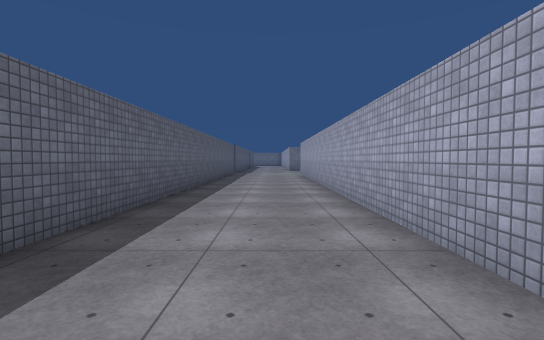
View 1 (above)

24 first-person views from a walk through a scene from a Unity 3-D project. The camera is 1.4 m above the floor, tilts 2° down and sees 85° across. The floor is counted in squares, 2 m on a side. Each view is taken from the middle of a square. On the plan, view 1 faces up. The plan holds only what a view shows up to about 10 squares ahead; the rest is blank. The place goes on beyond the plan. Surface patterns are stand-ins for the level's own textures.

View 2
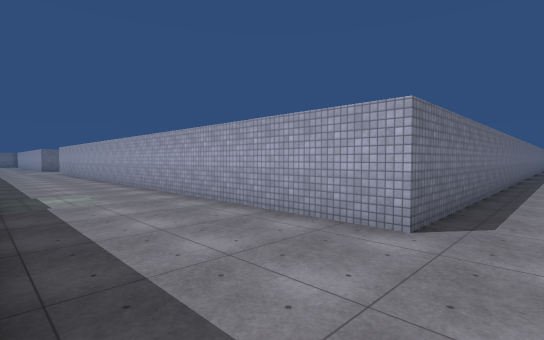

View 3
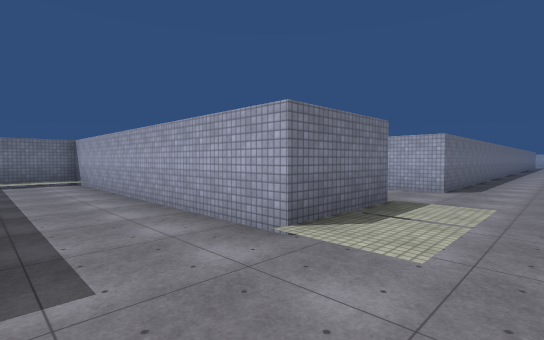

View 4
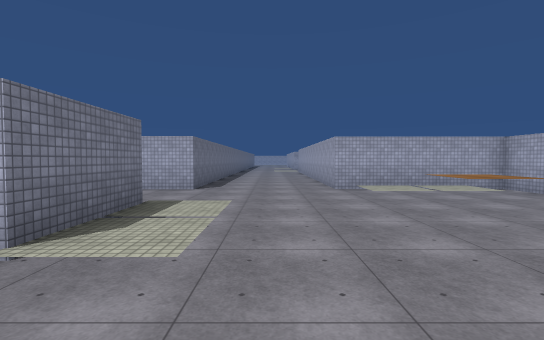

View 5
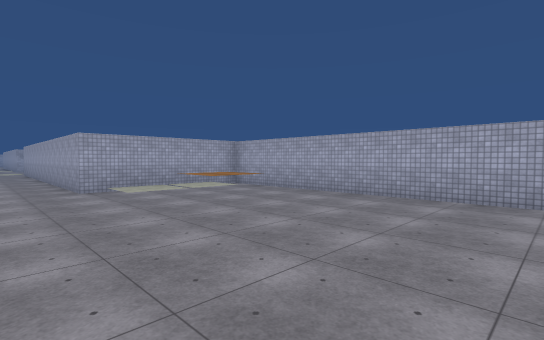

View 6
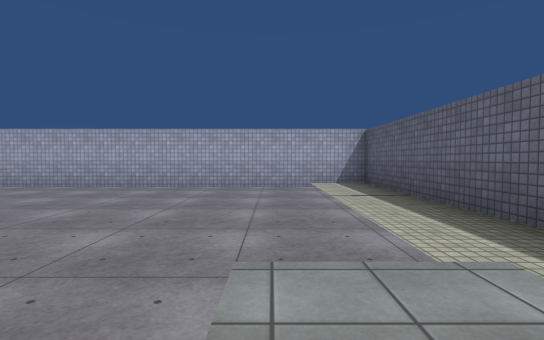

View 7
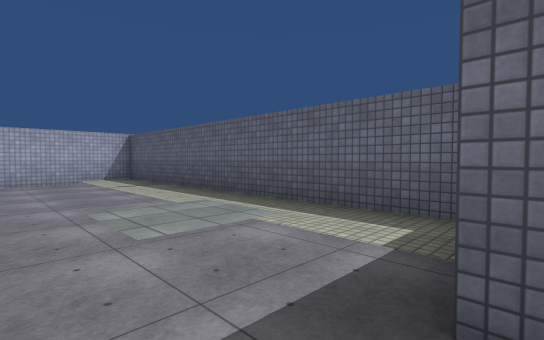

View 8
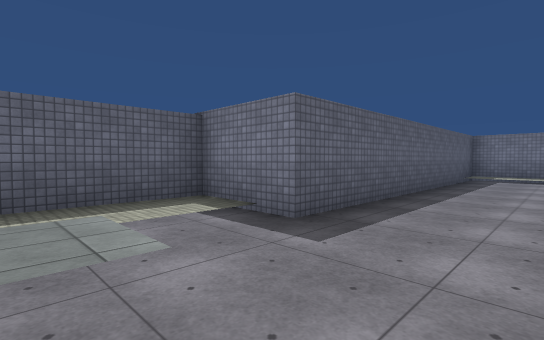

View 9
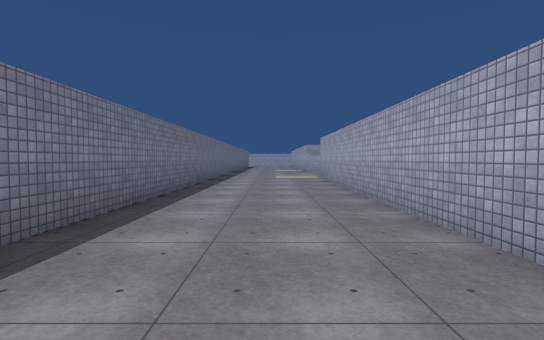

View 10
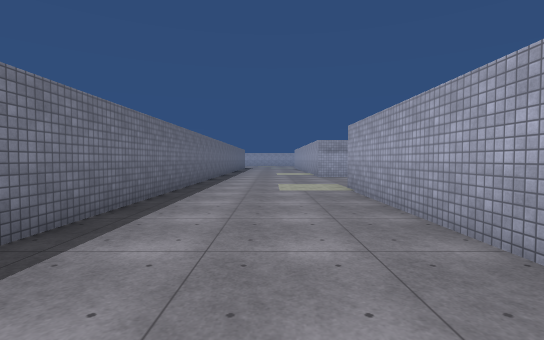

View 11
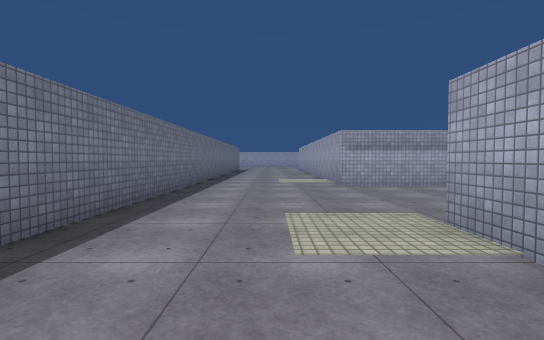

View 12
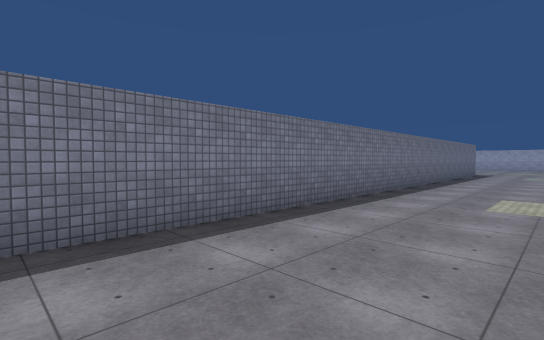

View 13
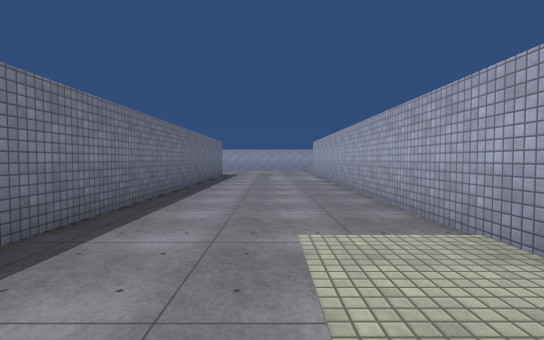

View 14
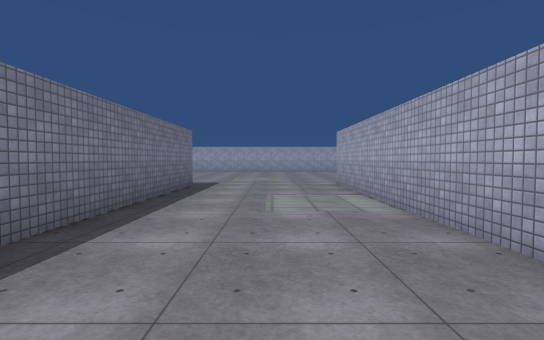

View 15
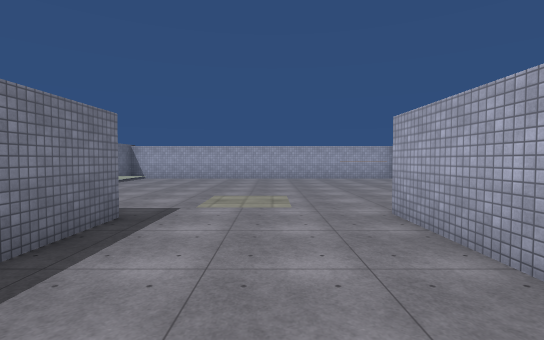

View 16
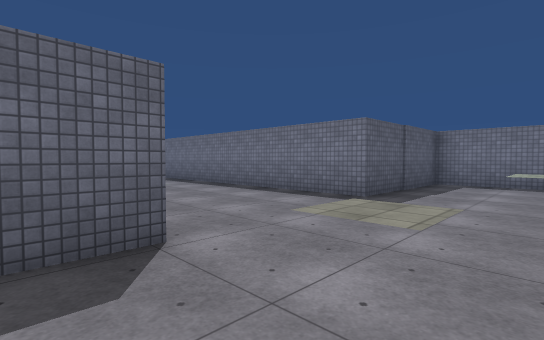

View 17
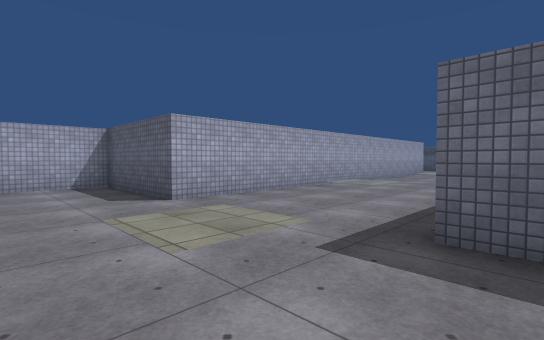

View 18
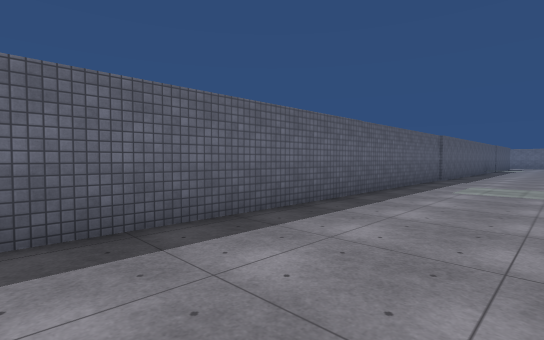

View 19
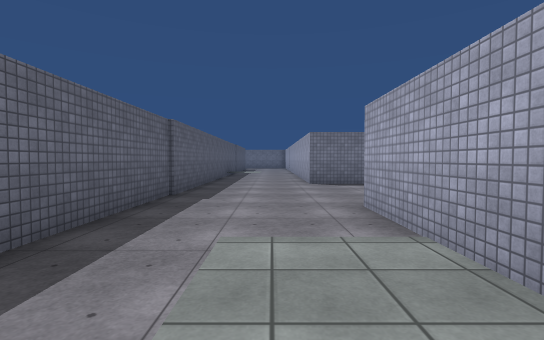

View 20
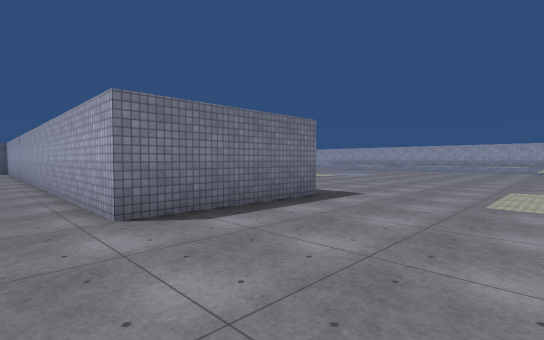

View 21
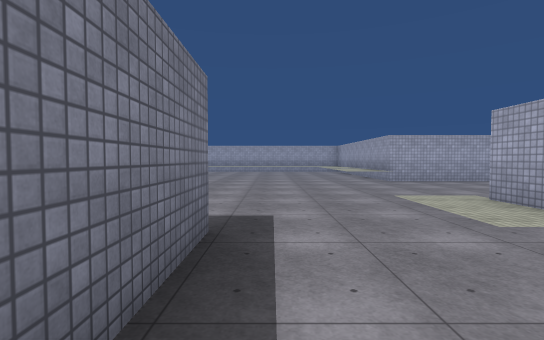

View 22
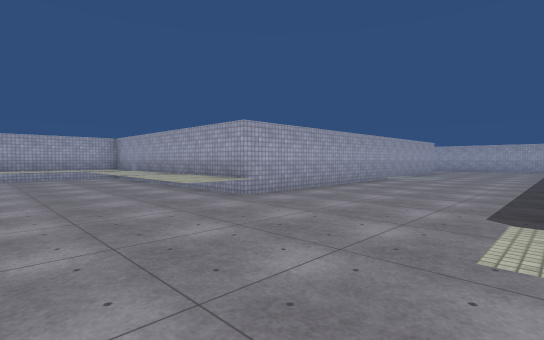

View 23
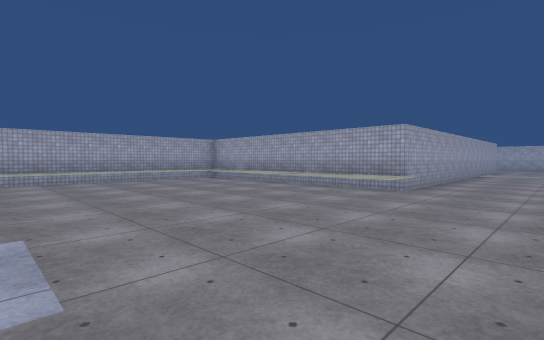

View 24
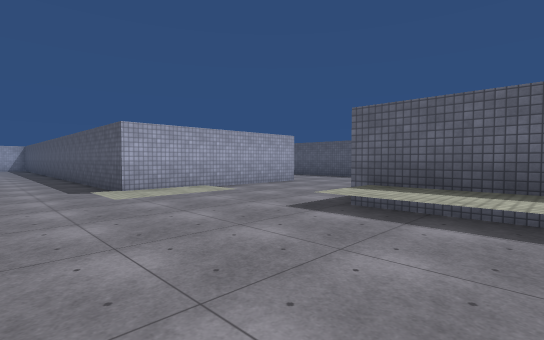

### Floor plan
Key: @ floor where view 1 was taken; # wall or solid block; x gap in a wall; . main floor; : floor 0.25 m higher than the main floor; / step, stairs or slope; ^ raised ledge.
Columns run from 10 left of view 1 to 33 right of it. Each row starts with its distance up from view 1.
 21           .#   ^^....//.....^#
 20         #..#   ^^...........^#
 19         #..####x^...........^#
 18         #...................^#
 17         #...................^#
 16         #...................^#
 15         #.............^^^^^^^
 14         #...#####.....######
 13         #...#   #.....#
 12         #.//#   #.....#
 11         #.:/#   #.....#
 10         #...#   #.....#
  9         #...#   #...:/#
  8         #...#     ..//#
  7         #...#     ...
  6         #...#     ..
  5   ##### #...#
  4   #:::###...#
  3   #...###...#
  2   #...###...#
  1   #...#  ...#
  0   #...#  :@.#                           ####
 -1   #...#  /..#                           #...
 -2   #...#  ...#                           #...
 -3   #...#  ...#                           #..^
 -4 ###...###...#############################...
 -5 #:/../://...................................
 -6 #://./:/:................................//.
 -7 #::/..................//....//.....//....:/.
 -8 #:/.................../:..../:...../:.......
 -9 #:/.........############....#############...
-10 #:/......./:#               #           #...
-11 #//......^//#               #           #...
-12 #:/......^/:#               #           #...
-13 #:/.........#                           ####
-14 #############

Where each view was taken, in squares from view 1:
view 1: 0 up, 0 right, facing up
view 2: 6 down, 2 left, facing up-right
view 3: 7 down, 7 left, facing up-right
view 4: 7 down, 7 left, facing right
view 5: 7 down, 7 left, facing down-right
view 6: 6 down, 7 left, facing down
view 7: 4 down, 6 left, facing down-left
view 8: 7 down, 5 left, facing up-left
view 9: 7 down, 2 right, facing right
view 10: 7 down, 6 right, facing right
view 11: 7 down, 10 right, facing right
view 12: 8 down, 13 right, facing up-right
view 13: 7 down, 17 right, facing right
view 14: 7 down, 22 right, facing right
view 15: 7 down, 26 right, facing right
view 16: 10 down, 33 right, facing up-left
view 17: 4 down, 33 right, facing down-left
view 18: 5 up, 1 right, facing up-left
view 19: 10 up, 0 right, facing up
view 20: 15 up, 0 right, facing up-right
view 21: 18 up, 2 right, facing right
view 22: 18 up, 7 right, facing down-right
view 23: 21 up, 9 right, facing down-right
view 24: 21 up, 9 right, facing down-left
